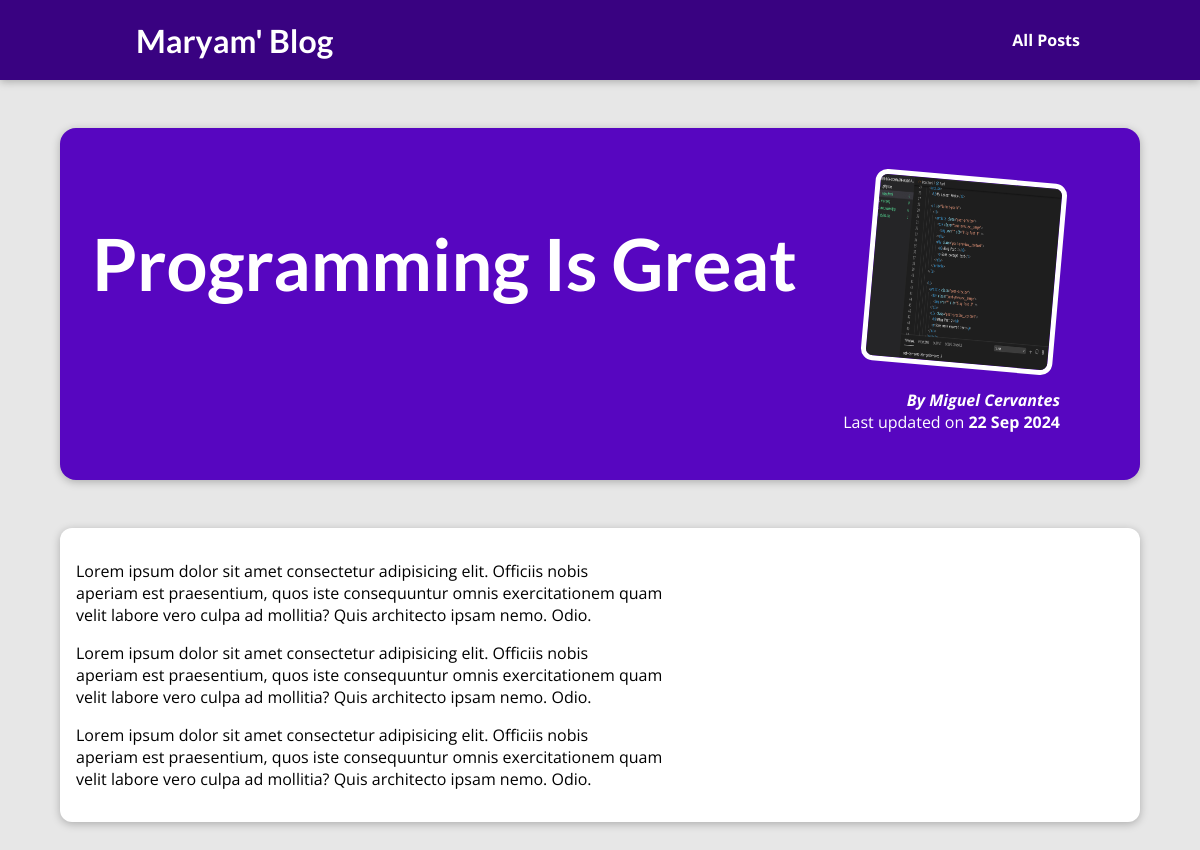
Page /posts/programming-is-fun on the committed database.
### personal_blogs/models.py (models this page shows)
class Post(models.Model):
    title = models.CharField(max_length=150)
    excerpt = models.CharField(max_length=200)
    image_name = models.CharField(max_length=100)
    date = models.DateField(auto_now=True)
    slug = models.SlugField(unique=True, db_index=True)
    content = models.TextField(validators=[MinLengthValidator(10)])
    author = models.ForeignKey(
        Author, on_delete=models.SET_NULL, null=True, related_name="posts")
    tags = models.ManyToManyField(Tag)

class Author(models.Model):
    first_name = models.CharField(max_length=100)
    last_name = models.CharField(max_length=100)
    email_address = models.EmailField()
    def full_name(self):
        return f"{self.first_name} {self.last_name}"
    def __str__(self):
        return self.full_name()

### personal_blogs/views.py (the view)
# urls.py: path("posts/<slug:slug>", views.post_detail, name="post-detail")
def post_detail(request, slug):
    identified_post = get_object_or_404(Post, slug=slug)
    return render(request, "personal_blogs/post-detail.html", {
        "post": identified_post
    })

### personal_blogs/templates/personal_blogs/post-detail.html (shortened to what this page needs)
{% extends "base.html" %}
{% load static %}
{% block css_files %}
  <link rel="stylesheet" href="{% static "personal_blogs/post.css" %}" />
  <link rel="stylesheet" href="{% static "personal_blogs/post-detail.css" %}" />
{% endblock %}
{% block content %}
<section id="summary">
  <h2>{{ post.title }}</h2>
  <article>
    <img src="{% static "personal_blogs/images/"|add:post.image_name %}" alt="{{ post.title }}" />
    <address>By {{ post.author }}</address>
    <div>Last updated on <time>{{ post.date|date:"d M Y" }}</time></div>
  </article>
</section>
<main>
  {{ post.content|linebreaks }}
</main>
{% endblock %}

### static/app.css (style rules this page uses)
* { box-sizing: border-box; }
html { font-family: 'Open Sans', 'Lato', sans-serif; }
body { margin: 0; }
h1, h2, h3 { font-family: 'Lato', sans-serif; font-weight: bold; }

### personal_blogs/static/personal_blogs/post-detail.css (style rules this page uses)
body { background-color: #e7e7e7; }
#summary { margin: 8rem auto 3rem auto; padding: 2rem; width: 90%; max-width: 90rem; border-radius: 16px; background-color: #5706c0; position: relative; box-shadow: 0 2px 8px rgba(0, 0, 0, 0.25); height: 22rem; }
#summary h2 { color: white; font-size: 4.5rem; margin-bottom: 0.25rem; }
#summary article { position: absolute; top: 2rem; right: 3rem; padding: 1rem 2rem; border-radius: 12px; text-align: right; color: white; }
#summary article img { width: 12rem; height: 12rem; border-radius: 12px; transform: rotateZ(5deg); border: 5px solid white; margin-bottom: 1rem; }
#summary address { font-weight: bold; }
#summary time { font-weight: bold; }
main { width: 90%; max-width: 90rem; margin: 3rem auto; background-color: white; padding: 1rem; border-radius: 12px; box-shadow: 0 2px 8px rgba(0, 0, 0, 0.25); }

### rows in the picture
Post: title "Programming Is Great", image_name (picture), author "Miguel Cervantes", date "22 Sep 2024", content "Lorem ipsum dolor sit amet consectetur adipisicing elit. Officiis nobis aperiam est praesentium, quos iste consequuntur omnis exercitationem quam velit labore vero culpa ad mollitia? Quis architecto ipsam nemo. Odio. Lorem ipsum dolor sit amet consectetur adipisicing elit. Officiis nobis aperiam est praesentium, quos iste consequuntur omnis exercitationem quam velit labore vero culpa ad mollitia? Quis architecto ipsam nemo. Odio. Lorem ipsum dolor sit amet consectetur adipisicing elit. Officiis nobis aperiam est praesentium, quos iste consequuntur omnis exercitationem quam velit labore vero culpa ad mollitia? Quis architecto ipsam nemo. Odio."
